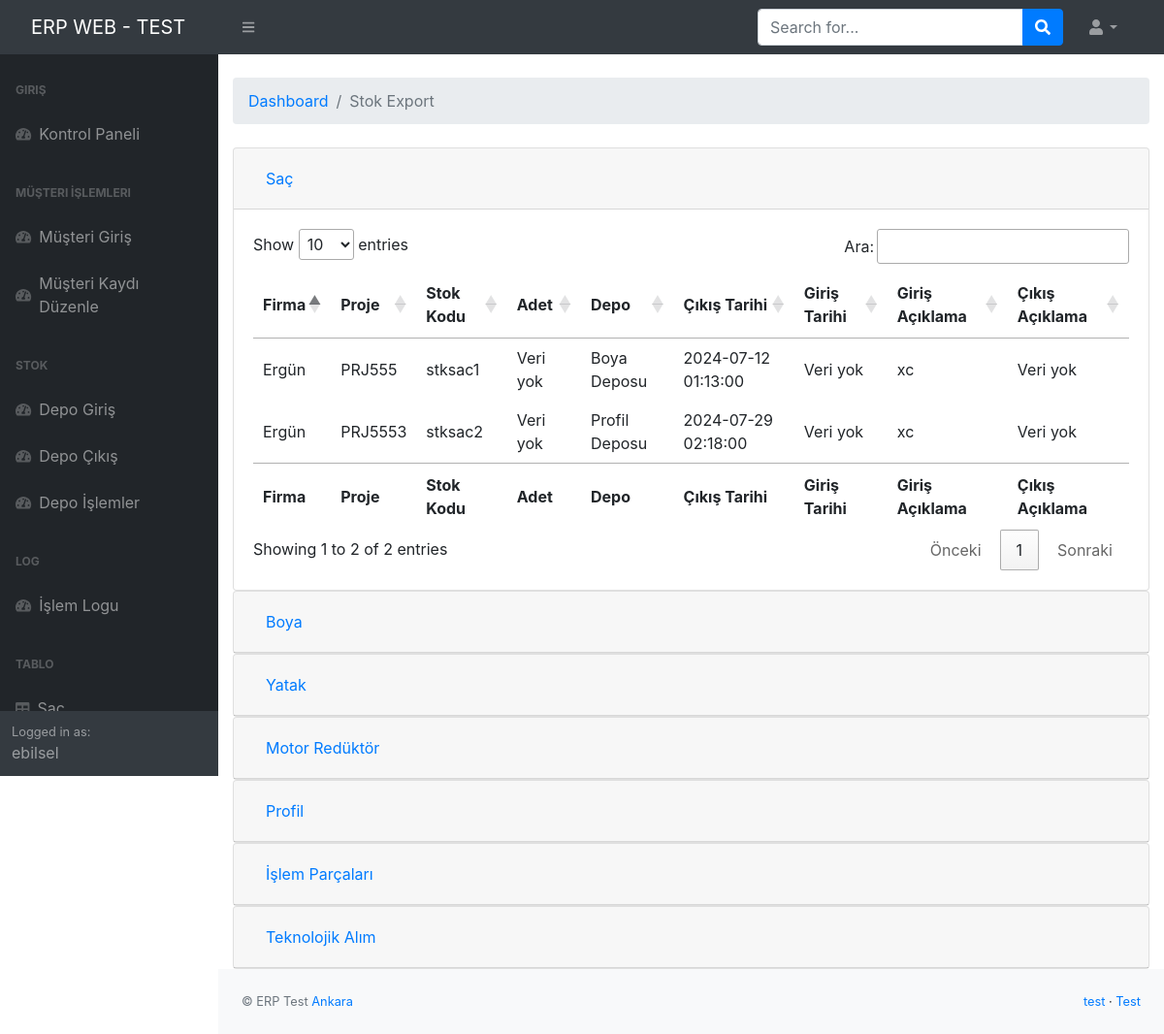
/stok-action (signed in), run on an earlier commit of the app's database.
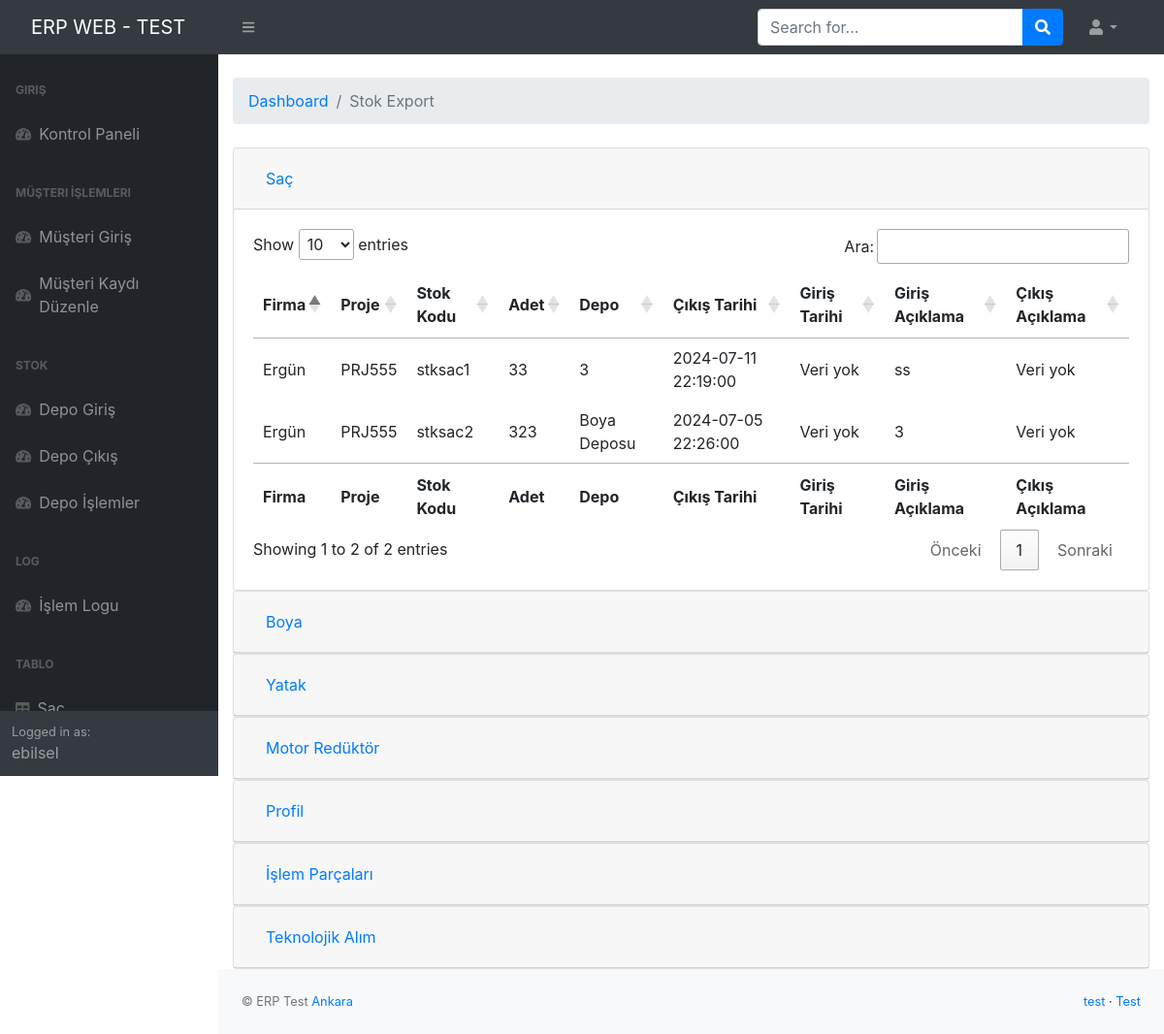
And on a later commit of the database.
### apps/home/models.py (models this page shows, shortened)
class Sac(models.Model):
    musteri = models.CharField(max_length=255)
    stok_kodu = models.CharField(max_length=255)
    projekodu = models.ForeignKey(MusteriKayit, on_delete=models.CASCADE,to_field='proje_kodu')
    kalinlik = models.FloatField(null=True, blank=True)
    boy = models.FloatField(null=True, blank=True)
    en = models.FloatField(null=True, blank=True)
    adet = models.IntegerField()
    kalite = models.CharField(max_length=255)
    depo_secimi = models.CharField(max_length=255)
    olusturma_tarih = models.DateTimeField(null=True)
    son_edit_tarih = models.DateTimeField(null=True)
    created_by = models.ForeignKey(User, related_name='created_sac', on_delete=models.SET_NULL, null=True, blank=True)
    updated_by = models.ForeignKey(User, related_name='updated_sac', on_delete=models.SET_NULL, null=True, blank=True)
    giris_aciklama = models.TextField(null=True, blank=True)
    cikis_aciklama = models.TextField(null=True, blank=True)

### apps/home/views.py (the view)
# urls.py: path('stok-action',views.depo_actions,name='depo_action'),
@csrf_exempt
@login_required(login_url="/login/")
def depo_actions(request):
    try:
        sac_data = list(Sac.objects.select_related('projekodu').all().values(
            'musteri',
            'projekodu',
            'stok_kodu',
            'adet',
            'depo_secimi',
            'olusturma_tarih',
            'son_edit_tarih',
            'giris_aciklama',
            'cikis_aciklama'
        ))
        boya_data = list(Boya.objects.select_related('projekodu').all().values(
            'musteri',
            'projekodu',
            'stok_kodu',
            'adet',
            'depo_secimi',
            'olusturma_tarih',
            'son_edit_tarih',
            'giris_aciklama',
            'cikis_aciklama'
        ))
        yatak_data = list(Yatak.objects.select_related('projekodu').all().values(
            'musteri',
            'projekodu',
            'stok_kodu',
            'adet',
            'depo_secimi',
            'olusturma_tarih',
            'son_edit_tarih',
            'giris_aciklama',
            'cikis_aciklama'
        ))
        profil_data = list(Profil.objects.select_related('projekodu').all().values(
            'musteri',
            'projekodu',
            'stok_kodu',
            'adet',
            'depo_secimi',
            'olusturma_tarih',
            'son_edit_tarih',
            'giris_aciklama',
            'cikis_aciklama'
        ))
        isleme_data = list(Isleme.objects.select_related('projekodu').all().values(
            'musteri',
            'projekodu',
            'stok_kodu',
            'adet',
            'depo_secimi',
            'olusturma_tarih',
            'son_edit_tarih',
            'giris_aciklama',
            'cikis_aciklama'
        ))
        motor_data = list(MotorReduktor.objects.select_related('projekodu').all().values(
            'musteri',
            'projekodu',
            'stok_kodu',
            'adet',
            'depo_secimi',
            'olusturma_tarih',
            'son_edit_tarih',
            'giris_aciklama',
            'cikis_aciklama'
        ))
        teknoloji_data = list(TeknolojikAlim.objects.select_related('projekodu').all().values(
            'musteri',
            'projekodu',
            'stok_kodu',
            'adet',
            'depo_secimi',
            'olusturma_tarih',
            'son_edit_tarih',
            'giris_aciklama',
            'cikis_aciklama'
        ))
        context = {
            'Sac': sac_data if sac_data else "Veri yok",
            'Boya': boya_data if boya_data else "Veri yok",
            'Yatak': yatak_data if yatak_data else "Veri yok",
            'Profil': profil_data if profil_data else "Veri yok",
            'Isleme': isleme_data if isleme_data else "Veri yok",
            'Motor': motor_data if motor_data else "Veri yok",
            'Teknoloji': teknoloji_data if teknoloji_data else "Veri yok"
        }
        html_template = loader.get_template('home/stok-action.html')
        return HttpResponse(html_template.render(context, request))
    except Exception as e:
        return HttpResponse(f"An error occurred: {e}")

### apps/templates/home/stok-action.html (shortened to what this page needs)
{% extends "layouts/base.html" %}
{% block content %}
<head>
</head>
        <link href="https://maxcdn.bootstrapcdn.com/bootstrap/4.5.2/css/bootstrap.min.css" rel="stylesheet">
        </head>
            <main>
                <br>
                <div class="container-fluid">
                    <ol class="breadcrumb mb-4">
                        <li class="breadcrumb-item"><a href="index.html">Dashboard</a></li>
                        <li class="breadcrumb-item active">Stok Export</li>
                    </ol>
                    <div id="accordion">
                        <div class="card">
                          <div class="card-header" id="headingOne">
                            <h5 class="mb-0">
                              <button class="btn btn-link" data-toggle="collapse" data-target="#collapseSac" aria-expanded="true" aria-controls="collapseOne">
                                Saç
                              </button>
                            </h5>
                          </div>
                          <div id="collapseSac" class="collapse show" aria-labelledby="headingOne" data-parent="#accordion">
                            <div class="card-body">
                                <table id="table1">
                                    <thead>
                                        <tr>
                                          <th>Firma</th>
                                          <th>Proje</th>
                                          <th>Stok Kodu</th>
                                          <th>Adet</th>
                                          <th>Depo</th>
                                          <th>Çıkış Tarihi</th>
                                          <th>Giriş Tarihi</th>
                                          <th>Giriş Açıklama</th>
                                          <th>Çıkış Açıklama</th>
                                        </tr>
                                    </thead>
                                    <tfoot>
                                        <tr>
                                            <th>Firma</th>
                                            <th>Proje</th>
                                            <th>Stok Kodu</th>
                                            <th>Adet</th>
                                            <th>Depo</th>
                                            <th>Çıkış Tarihi</th>
                                            <th>Giriş Tarihi</th>
                                            <th>Giriş Açıklama</th>
                                            <th>Çıkış Açıklama</th>
                                        </tr>
                                    </tfoot>
                                    <tbody>
                                      {% for item in Sac %}
                                      <tr>
                                        <td>{{ item.musteri|default:"Veri yok" }}</td>
                                        <td>{{ item.projekodu|default:"Veri yok" }}</td>
                                        <td>{{ item.stok_kodu|default:"Veri yok" }}</td>
                                        <td>{{ item.adet|default:"Veri yok" }}</td>
                                        <td>{{ item.depo_secimi|default:"Veri yok" }}</td>
                                        <td>{{ item.olusturma_tarih|date:"Y-m-d H:i:s"|default:"Veri yok" }}</td>
                                        <td>{{ item.son_edit_tarih|date:"Y-m-d H:i:s"|default:"Veri yok" }}</td>
                                        <td>{{ item.giris_aciklama|default:"Veri yok" }}</td>
                                        <td>{{ item.cikis_aciklama|default:"Veri yok" }}</td>
                                      </tr>
                                      {% empty %}
                                      <tr>
                                        <td colspan="7">Veri bulunamadı.</td>
                                    </tr>
                                    {% endfor %}
                                    </tbody>
                                </table>
                              </div>
                            </div>
                        </div>
                        <div class="card">
                            <div class="card-header" id="headingOne">
                              <h5 class="mb-0">
                                <button class="btn btn-link" data-toggle="collapse" data-target="#collapseBoya" aria-expanded="false" aria-controls="collapseOne">
                                  Boya
                                </button>
                              </h5>
                            </div>
                          </div>
                        <div class="card">
                          <div class="card-header" id="headingTwo">
                            <h5 class="mb-0">
                              <button class="btn btn-link collapsed" data-toggle="collapse" data-target="#collapseYatak" aria-expanded="false" aria-controls="collapseTwo">
                                Yatak
                              </button>
                            </h5>
                          </div>
                        </div>
                        <div class="card">
                          <div class="card-header" id="headingThree">
                            <h5 class="mb-0">
                              <button class="btn btn-link collapsed" data-toggle="collapse" data-target="#collapsemotor" aria-expanded="false" aria-controls="collapseThree">
                                Motor Redüktör
                              </button>
                            </h5>
                          </div>
                        </div>
                        <div class="card">
                            <div class="card-header" id="headingThree">
                              <h5 class="mb-0">
                                <button class="btn btn-link collapsed" data-toggle="collapse" data-target="#collapseprofil" aria-expanded="false" aria-controls="collapseThree">
                                  Profil
                                </button>
                              </h5>
                            </div>
                          </div>
                      </div>
                      <div class="card">
                        <div class="card-header" id="headingThree">
                          <h5 class="mb-0">
                            <button class="btn btn-link collapsed" data-toggle="collapse" data-target="#collapseislem" aria-expanded="false" aria-controls="collapseThree">
                              İşlem Parçaları
                            </button>
                          </h5>
                        </div>
                      </div>
                      <div class="card">
                        <div class="card-header" id="headingThree">
                          <h5 class="mb-0">
                            <button class="btn btn-link collapsed" data-toggle="collapse" data-target="#collapseteknolojik" aria-expanded="false" aria-controls="collapseThree">
                              Teknolojik Alım
                            </button>
                          </h5>
                        </div>
                      </div>
                </div>
            </main>
{% endblock content %}
{% block javascripts %}
<link rel="stylesheet" href="https://cdn.datatables.net/1.13.4/css/jquery.dataTables.min.css">
{% endblock javascripts %}

### apps/templates/layouts/base.html (shortened to what this page needs)
<!DOCTYPE html>
<html lang="en">
<head>
    <link href="https://cdn.jsdelivr.net/npm/simple-datatables@latest/dist/style.css" rel="stylesheet" />
    <link href="/static/assets/css/styles.min.css" rel="stylesheet" />
</head>
<body class="sb-nav-fixed">
    {% include 'includes/navigation.html' %}
    <div id="layoutSidenav">
        <div id="layoutSidenav_nav">
            {% include 'includes/sidebar.html' %}
        </div>
        <div id="layoutSidenav_content">
            {% block content %}{% endblock content %}
            {% include 'includes/footer.html' %}
        </div>
    </div>
    {% block javascripts %}{% endblock javascripts %}
</body>
</html>

### apps/templates/includes/navigation.html (shortened to what this page needs)
<nav class="sb-topnav navbar navbar-expand navbar-dark bg-dark">
            <a class="navbar-brand ps-3" href="/">ERP WEB - TEST</a>
            <button class="btn btn-link btn-sm order-1 order-lg-0 me-4 me-lg-0" id="sidebarToggle" href="#!"><i class="fas fa-bars"></i></button>
            <form class="d-none d-md-inline-block form-inline ms-auto me-0 me-md-3 my-2 my-md-0">
                <div class="input-group">
                    <input class="form-control" type="text" placeholder="Search for..." aria-label="Search for..." aria-describedby="btnNavbarSearch" />
                    <button class="btn btn-primary" id="btnNavbarSearch" type="button"><i class="fas fa-search"></i></button>
                </div>
            </form>
            <ul class="navbar-nav ms-auto ms-md-0 me-3 me-lg-4">
                <li class="nav-item dropdown">
                    <a class="nav-link dropdown-toggle" id="navbarDropdown" href="#" role="button" data-bs-toggle="dropdown" aria-expanded="false"><i class="fas fa-user fa-fw"></i></a>
                </li>
            </ul>
        </nav>

### apps/templates/includes/sidebar.html (shortened to what this page needs)
<nav class="sb-sidenav accordion sb-sidenav-dark" id="sidenavAccordion">
    <div class="sb-sidenav-menu">
        <div class="nav">
            <div class="sb-sidenav-menu-heading">Giriş</div>
            <a class="nav-link {% if 'index' in segment %} active {% endif %}" href="index.html">
                <div class="sb-nav-link-icon"><i class="fas fa-tachometer-alt"></i></div>
                Kontrol Paneli
            </a>
            <div class="sb-sidenav-menu-heading">Müşteri İşlemleri</div>
            <a class="nav-link {% if 'index' in segment %} active {% endif %}" href="/musteri-kayit-olustur">
                <div class="sb-nav-link-icon"><i class="fas fa-tachometer-alt"></i></div>
                Müşteri Giriş
            </a>
            <a class="nav-link {% if 'index' in segment %} active {% endif %}" href="/musteri-kayit-duzenle">
                <div class="sb-nav-link-icon"><i class="fas fa-tachometer-alt"></i></div>
                Müşteri Kaydı Düzenle
            </a>
            <div class="sb-sidenav-menu-heading">Stok</div>
            <a class="nav-link {% if 'index' in segment %} active {% endif %}" href="/depo_giris">
                <div class="sb-nav-link-icon"><i class="fas fa-tachometer-alt"></i></div>
                Depo Giriş
            </a>
            <a class="nav-link {% if 'index' in segment %} active {% endif %}" href="stok-export.html">
                <div class="sb-nav-link-icon"><i class="fas fa-tachometer-alt"></i></div>
                Depo Çıkış
            </a>
            <a class="nav-link {% if 'index' in segment %} active {% endif %}" href="/stok-action">
                <div class="sb-nav-link-icon"><i class="fas fa-tachometer-alt"></i></div>
                Depo İşlemler
            </a>
            <div class="sb-sidenav-menu-heading">Log</div>
            <a class="nav-link {% if 'index' in segment %} active {% endif %}" href="logs">
                <div class="sb-nav-link-icon"><i class="fas fa-tachometer-alt"></i></div>
                İşlem Logu
            </a>
            <div class="sb-sidenav-menu-heading">Tablo</div>
            <a class="nav-link {% if 'tables' in segment %} active {% endif %}" href="/sac">
                <div class="sb-nav-link-icon"><i class="fas fa-table"></i></div>
                Saç
            </a>
        </div>
    </div>
    <div class="sb-sidenav-footer">
        <div class="small">Logged in as:</div>
        {{ request.user.username }}
    </div>
</nav>

### apps/templates/includes/footer.html
    <footer class="py-4 bg-light mt-auto">
        <div class="container-fluid px-4">
            <div class="d-flex align-items-center justify-content-between small">
                <div class="text-muted">
                    &copy; ERP Test <a target="_blank" href="https://test.test">Ankara</a>
                </div>
                <div>
                    <a target="_blank" href="https://test.test/">test</a>
                    &middot;
                    <a target="_blank" href="https://test.test">Test</a>
                </div>
            </div>
        </div>
    </footer>

What changed in the data, as far as the page shows it:
removed Sac: musteri "Ergün", projekodu "PRJ555", stok_kodu "stksac1", adet "Veri yok", depo_secimi "Boya Deposu", olusturma_tarih "2024-07-12 01:13:00", son_edit_tarih "Veri yok", giris_aciklama "xc", cikis_aciklama "Veri yok"
removed Sac: musteri "Ergün", projekodu "PRJ5553", stok_kodu "stksac2", adet "Veri yok", depo_secimi "Profil Deposu", olusturma_tarih "2024-07-29 02:18:00", son_edit_tarih "Veri yok", giris_aciklama "xc", cikis_aciklama "Veri yok"
added Sac: musteri "Ergün", projekodu "PRJ555", stok_kodu "stksac1", adet "33", depo_secimi "3", olusturma_tarih "2024-07-11 22:19:00", son_edit_tarih "Veri yok", giris_aciklama "ss", cikis_aciklama "Veri yok"
added Sac: musteri "Ergün", projekodu "PRJ555", stok_kodu "stksac2", adet "323", depo_secimi "Boya Deposu", olusturma_tarih "2024-07-05 22:26:00", son_edit_tarih "Veri yok", giris_aciklama "3", cikis_aciklama "Veri yok"
